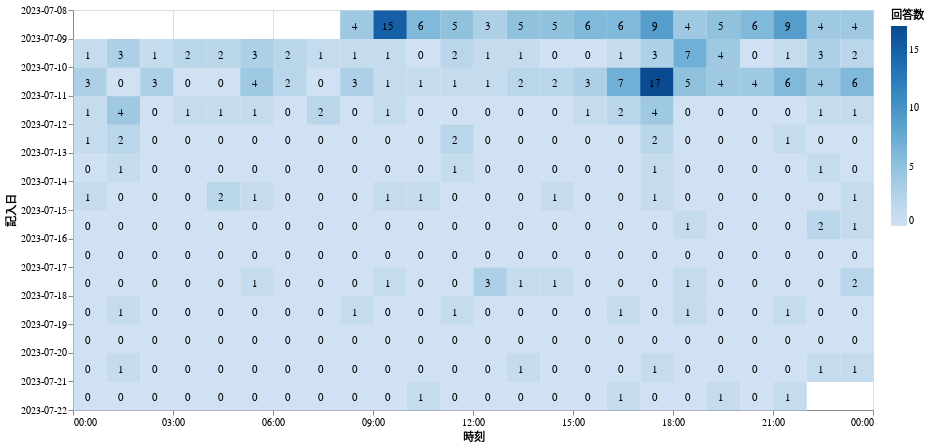

Notebook source saved alongside this figure:
### Markdown cell above
回答

### Code cell
base = alt.Chart(tm).encode(
    alt.X("hours(timestamp):T").title("時刻"),
    alt.Y("yearmonthdate(timestamp):T").title("記入日").axis(format="%Y-%m-%d").sort("descending"),
).properties(
    width=800,
    height=400,
)


hm = base.mark_rect().encode(
    alt.Color("response").scale(scheme="blues").title("回答数"),
    #size="response"
)

tt = base.mark_text(dx=15, dy=10, baseline="line-top").encode(
    alt.Text("response"),
)


(hm + tt).save("tmp_registered.png")
(hm + tt)

### Figure 1 — Vega-Lite specification as saved in the notebook (floating-point values rounded to 4 significant figures; data arrays with more than 128 entries replaced by an {"elided": "..."} marker saying what was removed)
{"config": {"view": {"continuousWidth": 300, "continuousHeight": 300}}, "layer": [{"mark": {"type": "rect"}, "encoding": {"color": {"field": "response", "scale": {"scheme": "blues"}, "title": "回答数", "type": "quantitative"}, "x": {"field": "timestamp", "timeUnit": "hours", "title": "時刻", "type": "temporal"}, "y": {"axis": {"format": "%Y-%m-%d"}, "field": "timestamp", "sort": "descending", "timeUnit": "yearmonthdate", "title": "記入日", "type": "temporal"}}}, {"mark": {"type": "text", "baseline": "line-top", "dx": 15, "dy": 10}, "encoding": {"text": {"field": "response", "type": "quantitative"}, "x": {"field": "timestamp", "timeUnit": "hours", "title": "時刻", "type": "temporal"}, "y": {"axis": {"format": "%Y-%m-%d"}, "field": "timestamp", "sort": "descending", "timeUnit": "yearmonthdate", "title": "記入日", "type": "temporal"}}}], "data": {"name": "data-c3266e09d724ef77e87c6d54c2f2df01"}, "height": 400, "width": 800, "$schema": "https://vega.github.io/schema/vega-lite/v5.8.0.json", "datasets": {"data-c3266e09d724ef77e87c6d54c2f2df01": {"elided": "326 records"}}}
